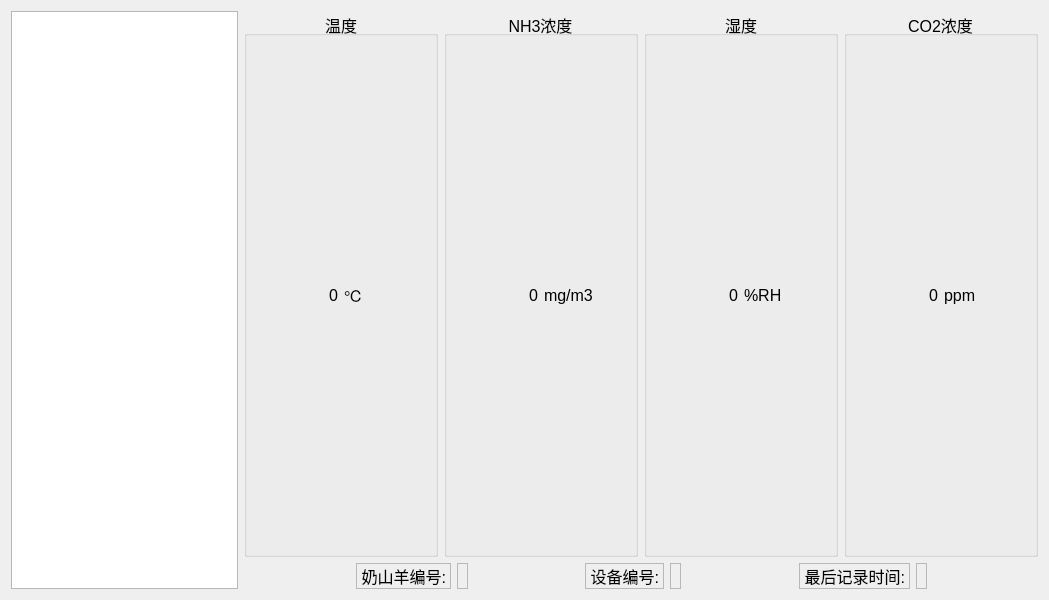
<?xml version="1.0" encoding="UTF-8"?>
<ui version="4.0">
 <class>InformationForm</class>
 <widget class="QWidget" name="InformationForm">
  <property name="geometry">
   <rect>
    <x>0</x>
    <y>0</y>
    <width>1049</width>
    <height>600</height>
   </rect>
  </property>
  <property name="font">
   <font>
    <pointsize>12</pointsize>
   </font>
  </property>
  <property name="windowTitle">
   <string>Form</string>
  </property>
  <layout class="QVBoxLayout" name="verticalLayout_6">
   <item>
    <layout class="QHBoxLayout" name="horizontalLayout_6" stretch="2,7">
     <item>
      <widget class="QTableView" name="tableView">
       <property name="frameShape">
        <enum>QFrame::StyledPanel</enum>
       </property>
      </widget>
     </item>
     <item>
      <layout class="QVBoxLayout" name="verticalLayout_5" stretch="1,0,8">
       <item>
        <layout class="QHBoxLayout" name="horizontalLayout_5">
         <item>
          <widget class="QGroupBox" name="groupBox">
           <property name="title">
            <string>温度</string>
           </property>
           <property name="alignment">
            <set>Qt::AlignCenter</set>
           </property>
           <layout class="QVBoxLayout" name="verticalLayout">
            <item>
             <layout class="QHBoxLayout" name="horizontalLayout">
              <item>
               <widget class="QLabel" name="wenduLabel">
                <property name="text">
                 <string>0</string>
                </property>
                <property name="alignment">
                 <set>Qt::AlignRight|Qt::AlignTrailing|Qt::AlignVCenter</set>
                </property>
               </widget>
              </item>
              <item>
               <widget class="QLabel" name="label_2">
                <property name="text">
                 <string>℃</string>
                </property>
               </widget>
              </item>
             </layout>
            </item>
           </layout>
          </widget>
         </item>
         <item>
          <widget class="QGroupBox" name="groupBox_4">
           <property name="title">
            <string>NH3浓度</string>
           </property>
           <property name="alignment">
            <set>Qt::AlignCenter</set>
           </property>
           <layout class="QVBoxLayout" name="verticalLayout_4">
            <item>
             <layout class="QHBoxLayout" name="horizontalLayout_4">
              <item>
               <widget class="QLabel" name="anqiLabel">
                <property name="text">
                 <string>0</string>
                </property>
                <property name="alignment">
                 <set>Qt::AlignRight|Qt::AlignTrailing|Qt::AlignVCenter</set>
                </property>
               </widget>
              </item>
              <item>
               <widget class="QLabel" name="label_5">
                <property name="text">
                 <string>mg/m3</string>
                </property>
               </widget>
              </item>
             </layout>
            </item>
           </layout>
          </widget>
         </item>
         <item>
          <widget class="QGroupBox" name="groupBox_2">
           <property name="title">
            <string>湿度</string>
           </property>
           <property name="alignment">
            <set>Qt::AlignCenter</set>
           </property>
           <layout class="QVBoxLayout" name="verticalLayout_2">
            <item>
             <layout class="QHBoxLayout" name="horizontalLayout_2">
              <item>
               <widget class="QLabel" name="shiduLabel">
                <property name="text">
                 <string>0</string>
                </property>
                <property name="alignment">
                 <set>Qt::AlignRight|Qt::AlignTrailing|Qt::AlignVCenter</set>
                </property>
               </widget>
              </item>
              <item>
               <widget class="QLabel" name="label_3">
                <property name="text">
                 <string>%RH</string>
                </property>
               </widget>
              </item>
             </layout>
            </item>
           </layout>
          </widget>
         </item>
         <item>
          <widget class="QGroupBox" name="groupBox_3">
           <property name="title">
            <string>CO2浓度</string>
           </property>
           <property name="alignment">
            <set>Qt::AlignCenter</set>
           </property>
           <layout class="QVBoxLayout" name="verticalLayout_3">
            <item>
             <layout class="QHBoxLayout" name="horizontalLayout_3">
              <item>
               <widget class="QLabel" name="eryangLabel">
                <property name="text">
                 <string>0</string>
                </property>
                <property name="alignment">
                 <set>Qt::AlignRight|Qt::AlignTrailing|Qt::AlignVCenter</set>
                </property>
               </widget>
              </item>
              <item>
               <widget class="QLabel" name="label_4">
                <property name="text">
                 <string>ppm</string>
                </property>
               </widget>
              </item>
             </layout>
            </item>
           </layout>
          </widget>
         </item>
        </layout>
       </item>
       <item>
        <layout class="QHBoxLayout" name="horizontalLayout_7">
         <item>
          <spacer name="horizontalSpacer_3">
           <property name="orientation">
            <enum>Qt::Horizontal</enum>
           </property>
           <property name="sizeHint" stdset="0">
            <size>
             <width>40</width>
             <height>20</height>
            </size>
           </property>
          </spacer>
         </item>
         <item>
          <widget class="QLabel" name="label">
           <property name="frameShape">
            <enum>QFrame::StyledPanel</enum>
           </property>
           <property name="text">
            <string>奶山羊编号:</string>
           </property>
           <property name="alignment">
            <set>Qt::AlignRight|Qt::AlignTrailing|Qt::AlignVCenter</set>
           </property>
          </widget>
         </item>
         <item>
          <widget class="QLabel" name="goatIdLabel">
           <property name="frameShape">
            <enum>QFrame::StyledPanel</enum>
           </property>
           <property name="frameShadow">
            <enum>QFrame::Plain</enum>
           </property>
           <property name="text">
            <string/>
           </property>
          </widget>
         </item>
         <item>
          <spacer name="horizontalSpacer">
           <property name="orientation">
            <enum>Qt::Horizontal</enum>
           </property>
           <property name="sizeHint" stdset="0">
            <size>
             <width>40</width>
             <height>20</height>
            </size>
           </property>
          </spacer>
         </item>
         <item>
          <widget class="QLabel" name="label_7">
           <property name="frameShape">
            <enum>QFrame::StyledPanel</enum>
           </property>
           <property name="text">
            <string>设备编号:</string>
           </property>
           <property name="alignment">
            <set>Qt::AlignRight|Qt::AlignTrailing|Qt::AlignVCenter</set>
           </property>
          </widget>
         </item>
         <item>
          <widget class="QLabel" name="deviceIdLabel">
           <property name="frameShape">
            <enum>QFrame::StyledPanel</enum>
           </property>
           <property name="text">
            <string/>
           </property>
          </widget>
         </item>
         <item>
          <spacer name="horizontalSpacer_2">
           <property name="orientation">
            <enum>Qt::Horizontal</enum>
           </property>
           <property name="sizeHint" stdset="0">
            <size>
             <width>40</width>
             <height>20</height>
            </size>
           </property>
          </spacer>
         </item>
         <item>
          <widget class="QLabel" name="label_9">
           <property name="frameShape">
            <enum>QFrame::StyledPanel</enum>
           </property>
           <property name="text">
            <string>最后记录时间:</string>
           </property>
           <property name="alignment">
            <set>Qt::AlignRight|Qt::AlignTrailing|Qt::AlignVCenter</set>
           </property>
          </widget>
         </item>
         <item>
          <widget class="QLabel" name="datatijmeLabel">
           <property name="frameShape">
            <enum>QFrame::StyledPanel</enum>
           </property>
           <property name="text">
            <string/>
           </property>
          </widget>
         </item>
         <item>
          <spacer name="horizontalSpacer_4">
           <property name="orientation">
            <enum>Qt::Horizontal</enum>
           </property>
           <property name="sizeHint" stdset="0">
            <size>
             <width>40</width>
             <height>20</height>
            </size>
           </property>
          </spacer>
         </item>
        </layout>
       </item>
       <item>
        <layout class="QGridLayout" name="gridLayout"/>
       </item>
      </layout>
     </item>
    </layout>
   </item>
  </layout>
 </widget>
 <resources/>
 <connections/>
</ui>
